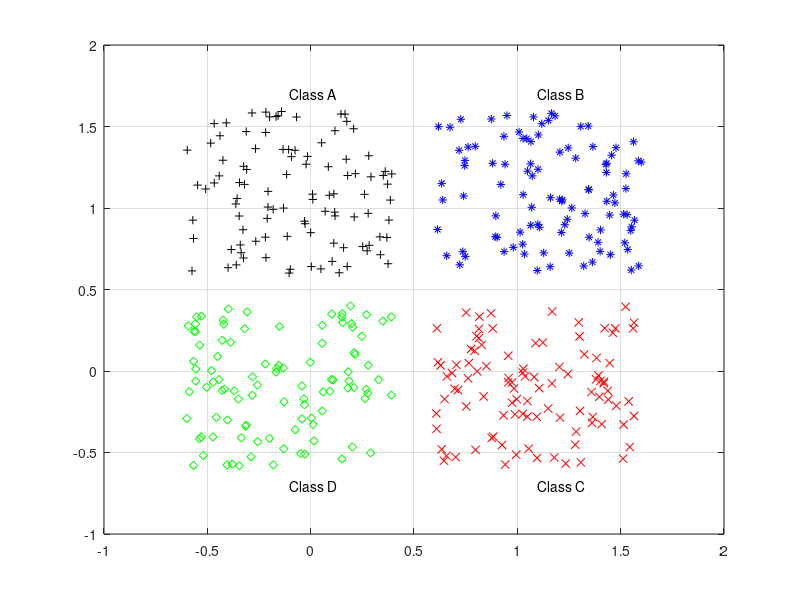

Source code (MATLAB): (Note: this script raises an error after producing the figure.)
close all, clear all, clc

% definisanje ulaza
% broj uzoraka u svakom klasteru
K = 100;

% definisanje klastera - ulazi
q = 0.6; % ofset - rastojanje
A = [rand(1,K)-q; rand(1,K)+q];
B = [rand(1,K)+q; rand(1,K)+q];
C = [rand(1,K)+q; rand(1,K)-q];
D = [rand(1,K)-q; rand(1,K)-q];

% graficki prikaz
figure(1)
plot(A(1,:),A(2,:),'k+')
hold on
grid on
plot(B(1,:),B(2,:),'b*')
plot(C(1,:),C(2,:),'rx')
plot(D(1,:),D(2,:),'gd')

% nazivi klastera
text(0.5-q,0.5+2*q,'Class A')
text(0.5+q,0.5+2*q,'Class B')
text(0.5+q,0.5-2*q,'Class C')
text(0.5-q,0.5-2*q,'Class D')

%% definisanje izlaza - kodiranje (+1/-1) 4 klastera
a = [-1 -1 -1 +1]';
b = [-1 -1 +1 -1]';
d = [-1 +1 -1 -1]';
c = [+1 -1 -1 -1]';

%% definisanje ulaza (spajanje uzoraka iz cetiri klase)
P = [A B C D];
% definisanje zeljenih izlaza
T = [repmat(a,1,length(A)) repmat(b,1,length(B)) ...
     repmat(c,1,length(C)) repmat(d,1,length(D)) ];
 
 % kreiranje neuronske mreze
net = feedforwardnet([4 3]);

% podesavanje parametara za treniranje
% net.divideFcn = 'divideblock';
net.divideParam.trainRatio = 1; % training set [%]
net.divideParam.valRatio   = 0; % validation set [%]
net.divideParam.testRatio  = 0; % test set [%]
net.layers{3}.transferFcn = 'tansig';

% treniranje neuronske mreze
[net,tr,Y,E] = train(net,P,T);

% prikaz mreze
view(net)

%% Analiza performansi mreze i prikaz rezultata
% analiza performansi mreze
[m,i] = max(T); % klasa zeljenih izlaza
[m,j] = max(Y); % klasa dobijenih izlaza
N = length(Y);  % broj uzoraka
k = 0;          % broj pogresno klasifikovanih uzoraka
if find(i-j),   % ako postoje pogresno klasifikovani uzorci
  k = length(find(i-j)); % naci broj pogresno klasifikovanih uzoraka
end
fprintf('Tacno klasifikovani uzorci: %.1f%% samples\n', 100*(N-k)/N)

% prikaz rezultata
figure;
subplot(211)
plot(T')
title('Zeljeni izlazi')
ylim([-2 2])
grid on
subplot(212)
plot(Y')
title('Odgovor mreze')
xlabel('broj uzoraka')
ylim([-2 2])
grid on

% drugi nacin
% figure(2)
% plot(T','linewidth',2)
% hold on
% plot(Y','r--')
% grid on
% legend('Zeljeni izlazi','Odgovor mreze','location','best')
% ylim([-2 2])

plotconfusion(T,Y)

%% kreirati mrezu podataka
span = -1:.01:2;
[P1,P2] = meshgrid(span,span);
pp = [P1(:) P2(:)]';

% simulirati neuronsku mrezu na kreiranim podacima
aa = net(pp);

% prikazati rezultate klasifikacije zasnovane na MAX aktivaciji
figure(1)
m = mesh(P1,P2,reshape(aa(1,:),length(span),length(span))-5);
set(m,'facecolor',[1 0.2 .7],'linestyle','none');
hold on
m = mesh(P1,P2,reshape(aa(2,:),length(span),length(span))-5);
set(m,'facecolor',[1 1.0 0.5],'linestyle','none');
m = mesh(P1,P2,reshape(aa(3,:),length(span),length(span))-5);
set(m,'facecolor',[.4 1.0 0.9],'linestyle','none');
m = mesh(P1,P2,reshape(aa(4,:),length(span),length(span))-5);
set(m,'facecolor',[.3 .4 0.5],'linestyle','none');
view(2)

% Na primer, klasifikovati ulazni podatak [0.7; 1.2]
p = [0.7; 1.2];
y = net(p);
% uporediti rezultat sa kodiranjem izlaza u 4 klastera (-1,+1)(a,b,c,d)

% plotperform(tr)
% plottrainstate(tr)
% ploterrhist(E)
% plotregression(T,Y)
